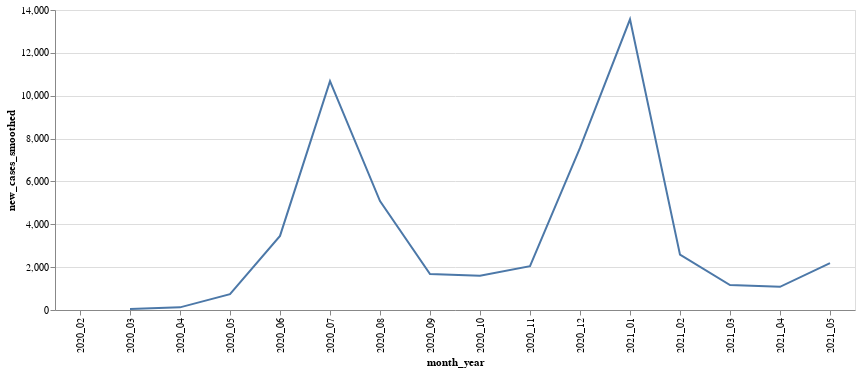

Notebook source saved alongside this figure:
### Code cell
alt.Chart(sa_covid19_data.groupby('month_year', sort=False).mean().reset_index(), width=800).mark_line().encode(x=alt.X('month_year'), y=alt.Y('new_cases_smoothed'))

### Figure 1 — Vega-Lite specification as saved in the notebook (floating-point values rounded to 4 significant figures)
{"config": {"view": {"continuousWidth": 400, "continuousHeight": 300}}, "data": {"name": "data-0844970b9e15e1670fa200f2c2a90cac"}, "mark": "line", "encoding": {"x": {"type": "nominal", "field": "month_year"}, "y": {"type": "quantitative", "field": "new_cases_smoothed"}}, "width": 800, "$schema": "https://vega.github.io/schema/vega-lite/v4.8.1.json", "datasets": {"data-0844970b9e15e1670fa200f2c2a90cac": [{"month_year": "2020_02", "total_cases": null, "new_cases": null, "new_cases_smoothed": null, "total_deaths": null, "new_deaths": null, "new_deaths_smoothed": null, "total_cases_per_million": null, "new_cases_per_million": null, "new_cases_smoothed_per_million": null, "total_deaths_per_million": null, "new_deaths_per_million": null, "new_deaths_smoothed_per_million": null, "reproduction_rate": null, "icu_patients": null, "icu_patients_per_million": null, "hosp_patients": null, "hosp_patients_per_million": null, "weekly_icu_admissions": null, "weekly_icu_admissions_per_million": null, "weekly_hosp_admissions": null, "weekly_hosp_admissions_per_million": null, "new_tests": 7.5, "total_tests": 84.88, "total_tests_per_thousand": 0.0015, "new_tests_per_thousand": 0.0, "new_tests_smoothed": 4.312, "new_tests_smoothed_per_thousand": 0.0, "positive_rate": null, "tests_per_case": null, "total_vaccinations": null, "people_vaccinated": null, "people_fully_vaccinated": null, "new_vaccinations": null, "new_vaccinations_smoothed": null, "total_vaccinations_per_hundred": null, "people_vaccinated_per_hundred": null, "people_fully_vaccinated_per_hundred": null, "new_vaccinations_smoothed_per_million": null, "stringency_index": 2.78, "population": 59310000.0, "population_density": 46.75, "median_age": 27.3, "aged_65_older": 5.344, "aged_70_older": 3.053, "gdp_per_capita": 12290.0, "extreme_poverty": 18.9, "cardiovasc_death_rate": 200.4, "diabetes_prevalence": 5.52, "female_smokers": 8.1, "male_smokers": 33.2, "handwashing_facilities": 43.99, "hospital_beds_per_thousand": 2.32, "life_expectancy": 64.13, "human_development_index": 0.709}, {"month_year": "2020_03", "total_cases": 376.8, "new_cases": 50.11, "new_cases_smoothed": 51.58, "total_deaths": 2.4, "new_deaths": 1.0, "new_deaths_smoothed": 0.07795, "total_cases_per_million": 6.353, "new_cases_per_million": 0.8449, "new_cases_smoothed_per_million": 0.8697, "total_deaths_per_million": 0.0406, "new_deaths_per_million": 0.017, "new_deaths_smoothed_per_million": 0.001273, "reproduction_rate": 2.009, "icu_patients": null, "icu_patients_per_million": null, "hosp_patients": null, "hosp_patients_per_million": null, "weekly_icu_admissions": null, "weekly_icu_admissions_per_million": null, "weekly_hosp_admissions": null, "weekly_hosp_admissions_per_million": null, "new_tests": 1776.0, "total_tests": 11100.0, "total_tests_per_thousand": 0.1872, "new_tests_per_thousand": 0.03005, "new_tests_smoothed": 982.2, "new_tests_smoothed_per_thousand": 0.01658, "positive_rate": 0.03473, "tests_per_case": 30.49, "total_vaccinations": null, "people_vaccinated": null, "people_fully_vaccinated": null, "new_vaccinations": null, "new_vaccinations_smoothed": null, "total_vaccinations_per_hundred": null, "people_vaccinated_per_hundred": null, "people_fully_vaccinated_per_hundred": null, "new_vaccinations_smoothed_per_million": null, "stringency_index": 39.34, "population": 59310000.0, "population_density": 46.75, "median_age": 27.3, "aged_65_older": 5.344, "aged_70_older": 3.053, "gdp_per_capita": 12290.0, "extreme_poverty": 18.9, "cardiovasc_death_rate": 200.4, "diabetes_prevalence": 5.52, "female_smokers": 8.1, "male_smokers": 33.2, "handwashing_facilities": 43.99, "hospital_beds_per_thousand": 2.32, "life_expectancy": 64.13, "human_development_index": 0.709}, {"month_year": "2020_04", "total_cases": 2935.0, "new_cases": 143.1, "new_cases_smoothed": 123.6, "total_deaths": 45.43, "new_deaths": 3.267, "new_deaths_smoothed": 2.995, "total_cases_per_million": 49.48, "new_cases_per_million": 2.413, "new_cases_smoothed_per_million": 2.084, "total_deaths_per_million": 0.766, "new_deaths_per_million": 0.05513, "new_deaths_smoothed_per_million": 0.05053, "reproduction_rate": 1.267, "icu_patients": null, "icu_patients_per_million": null, "hosp_patients": null, "hosp_patients_per_million": null, "weekly_icu_admissions": null, "weekly_icu_admissions_per_million": null, "weekly_hosp_admissions": null, "weekly_hosp_admissions_per_million": null, "new_tests": 5742.0, "total_tests": 107900.0, "total_tests_per_thousand": 1.819, "new_tests_per_thousand": 0.09682, "new_tests_smoothed": 4936.0, "new_tests_smoothed_per_thousand": 0.0832, "positive_rate": 0.02413, "tests_per_case": 42.59, "total_vaccinations": null, "people_vaccinated": null, "people_fully_vaccinated": null, "new_vaccinations": null, "new_vaccinations_smoothed": null, "total_vaccinations_per_hundred": null, "people_vaccinated_per_hundred": null, "people_fully_vaccinated_per_hundred": null, "new_vaccinations_smoothed_per_million": null, "stringency_index": 87.96, "population": 59310000.0, "population_density": 46.75, "median_age": 27.3, "aged_65_older": 5.344, "aged_70_older": 3.053, "gdp_per_capita": 12290.0, "extreme_poverty": 18.9, "cardiovasc_death_rate": 200.4, "diabetes_prevalence": 5.52, "female_smokers": 8.1, "male_smokers": 33.2, "handwashing_facilities": 43.99, "hospital_beds_per_thousand": 2.32, "life_expectancy": 64.13, "human_development_index": 0.709}, {"month_year": "2020_05", "total_cases": 16040.0, "new_cases": 872.1, "new_cases_smoothed": 738.2, "total_deaths": 315.5, "new_deaths": 18.71, "new_deaths_smoothed": 15.81, "total_cases_per_million": 270.5, "new_cases_per_million": 14.7, "new_cases_smoothed_per_million": 12.45, "total_deaths_per_million": 5.319, "new_deaths_per_million": 0.3155, "new_deaths_smoothed_per_million": 0.2665, "reproduction_rate": 1.414, "icu_patients": null, "icu_patients_per_million": null, "hosp_patients": null, "hosp_patients_per_million": null, "weekly_icu_admissions": null, "weekly_icu_admissions_per_million": null, "weekly_hosp_admissions": null, "weekly_hosp_admissions_per_million": null, "new_tests": 16700.0, "total_tests": 448000.0, "total_tests_per_thousand": 7.554, "new_tests_per_thousand": 0.2815, "new_tests_smoothed": 15440.0, "new_tests_smoothed_per_thousand": 0.2603, "positive_rate": 0.04539, "tests_per_case": 24.08, "total_vaccinations": null, "people_vaccinated": null, "people_fully_vaccinated": null, "new_vaccinations": null, "new_vaccinations_smoothed": null, "total_vaccinations_per_hundred": null, "people_vaccinated_per_hundred": null, "people_fully_vaccinated_per_hundred": null, "new_vaccinations_smoothed_per_million": null, "stringency_index": 84.26, "population": 59310000.0, "population_density": 46.75, "median_age": 27.3, "aged_65_older": 5.344, "aged_70_older": 3.053, "gdp_per_capita": 12290.0, "extreme_poverty": 18.9, "cardiovasc_death_rate": 200.4, "diabetes_prevalence": 5.52, "female_smokers": 8.1, "male_smokers": 33.2, "handwashing_facilities": 43.99, "hospital_beds_per_thousand": 2.32, "life_expectancy": 64.13, "human_development_index": 0.709}, {"month_year": "2020_06", "total_cases": 80720.0, "new_cases": 3951.0, "new_cases_smoothed": 3457.0, "total_deaths": 1606.0, "new_deaths": 65.8, "new_deaths_smoothed": 61.05, "total_cases_per_million": 1361.0, "new_cases_per_million": 66.62, "new_cases_smoothed_per_million": 58.3, "total_deaths_per_million": 27.08, "new_deaths_per_million": 1.11, "new_deaths_smoothed_per_million": 1.029, "reproduction_rate": 1.36, "icu_patients": null, "icu_patients_per_million": null, "hosp_patients": null, "hosp_patients_per_million": null, "weekly_icu_admissions": null, "weekly_icu_admissions_per_million": null, "weekly_hosp_admissions": null, "weekly_hosp_admissions_per_million": null, "new_tests": 30160.0, "total_tests": 1168000.0, "total_tests_per_thousand": 19.7, "new_tests_per_thousand": 0.5086, "new_tests_smoothed": 29010.0, "new_tests_smoothed_per_thousand": 0.4892, "positive_rate": 0.1158, "tests_per_case": 9.403, "total_vaccinations": null, "people_vaccinated": null, "people_fully_vaccinated": null, "new_vaccinations": null, "new_vaccinations_smoothed": null, "total_vaccinations_per_hundred": null, "people_vaccinated_per_hundred": null, "people_fully_vaccinated_per_hundred": null, "new_vaccinations_smoothed_per_million": null, "stringency_index": 77.72, "population": 59310000.0, "population_density": 46.75, "median_age": 27.3, "aged_65_older": 5.344, "aged_70_older": 3.053, "gdp_per_capita": 12290.0, "extreme_poverty": 18.9, "cardiovasc_death_rate": 200.4, "diabetes_prevalence": 5.52, "female_smokers": 8.1, "male_smokers": 33.2, "handwashing_facilities": 43.99, "hospital_beds_per_thousand": 2.32, "life_expectancy": 64.13, "human_development_index": 0.709}, {"month_year": "2020_07", "total_cases": 324400.0, "new_cases": 11030.0, "new_cases_smoothed": 10680.0, "total_deaths": 4943.0, "new_deaths": 172.5, "new_deaths_smoothed": 157.5, "total_cases_per_million": 5471.0, "new_cases_per_million": 186.0, "new_cases_smoothed_per_million": 180.1, "total_deaths_per_million": 83.34, "new_deaths_per_million": 2.909, "new_deaths_smoothed_per_million": 2.655, "reproduction_rate": 1.14, "icu_patients": null, "icu_patients_per_million": null, "hosp_patients": null, "hosp_patients_per_million": null, "weekly_icu_admissions": null, "weekly_icu_admissions_per_million": null, "weekly_hosp_admissions": null, "weekly_hosp_admissions_per_million": null, "new_tests": 42890.0, "total_tests": 2320000.0, "total_tests_per_thousand": 39.11, "new_tests_per_thousand": 0.7231, "new_tests_smoothed": 42370.0, "new_tests_smoothed_per_thousand": 0.7144, "positive_rate": 0.2507, "tests_per_case": 4.035, "total_vaccinations": null, "people_vaccinated": null, "people_fully_vaccinated": null, "new_vaccinations": null, "new_vaccinations_smoothed": null, "total_vaccinations_per_hundred": null, "people_vaccinated_per_hundred": null, "people_fully_vaccinated_per_hundred": null, "new_vaccinations_smoothed_per_million": null, "stringency_index": 79.48, "population": 59310000.0, "population_density": 46.75, "median_age": 27.3, "aged_65_older": 5.344, "aged_70_older": 3.053, "gdp_per_capita": 12290.0, "extreme_poverty": 18.9, "cardiovasc_death_rate": 200.4, "diabetes_prevalence": 5.52, "female_smokers": 8.1, "male_smokers": 33.2, "handwashing_facilities": 43.99, "hospital_beds_per_thousand": 2.32, "life_expectancy": 64.13, "human_development_index": 0.709}, {"month_year": "2020_08", "total_cases": 579100.0, "new_cases": 4318.0, "new_cases_smoothed": 5085.0, "total_deaths": 11610.0, "new_deaths": 198.2, "new_deaths_smoothed": 208.6, "total_cases_per_million": 9764.0, "new_cases_per_million": 72.81, "new_cases_smoothed_per_million": 85.73, "total_deaths_per_million": 195.7, "new_deaths_per_million": 3.342, "new_deaths_smoothed_per_million": 3.518, "reproduction_rate": 0.7065, "icu_patients": null, "icu_patients_per_million": null, "hosp_patients": null, "hosp_patients_per_million": null, "weekly_icu_admissions": null, "weekly_icu_admissions_per_million": null, "weekly_hosp_admissions": null, "weekly_hosp_admissions_per_million": null, "new_tests": 23680.0, "total_tests": 3380000.0, "total_tests_per_thousand": 56.98, "new_tests_per_thousand": 0.3993, "new_tests_smoothed": 25630.0, "new_tests_smoothed_per_thousand": 0.4321, "positive_rate": 0.188, "tests_per_case": 5.639, "total_vaccinations": null, "people_vaccinated": null, "people_fully_vaccinated": null, "new_vaccinations": null, "new_vaccinations_smoothed": null, "total_vaccinations_per_hundred": null, "people_vaccinated_per_hundred": null, "people_fully_vaccinated_per_hundred": null, "new_vaccinations_smoothed_per_million": null, "stringency_index": 71.48, "population": 59310000.0, "population_density": 46.75, "median_age": 27.3, "aged_65_older": 5.344, "aged_70_older": 3.053, "gdp_per_capita": 12290.0, "extreme_poverty": 18.9, "cardiovasc_death_rate": 200.4, "diabetes_prevalence": 5.52, "female_smokers": 8.1, "male_smokers": 33.2, "handwashing_facilities": 43.99, "hospital_beds_per_thousand": 2.32, "life_expectancy": 64.13, "human_development_index": 0.709}, {"month_year": "2020_09", "total_cases": 652900.0, "new_cases": 1577.0, "new_cases_smoothed": 1679.0, "total_deaths": 15610.0, "new_deaths": 86.17, "new_deaths_smoothed": 90.56, "total_cases_per_million": 11010.0, "new_cases_per_million": 26.58, "new_cases_smoothed_per_million": 28.31, "total_deaths_per_million": 263.2, "new_deaths_per_million": 1.453, "new_deaths_smoothed_per_million": 1.527, "reproduction_rate": 0.8627, "icu_patients": null, "icu_patients_per_million": null, "hosp_patients": null, "hosp_patients_per_million": null, "weekly_icu_admissions": null, "weekly_icu_admissions_per_million": null, "weekly_hosp_admissions": null, "weekly_hosp_admissions_per_million": null, "new_tests": 16470.0, "total_tests": 3955000.0, "total_tests_per_thousand": 66.68, "new_tests_per_thousand": 0.2778, "new_tests_smoothed": 16890.0, "new_tests_smoothed_per_thousand": 0.2847, "positive_rate": 0.09913, "tests_per_case": 10.15, "total_vaccinations": null, "people_vaccinated": null, "people_fully_vaccinated": null, "new_vaccinations": null, "new_vaccinations_smoothed": null, "total_vaccinations_per_hundred": null, "people_vaccinated_per_hundred": null, "people_fully_vaccinated_per_hundred": null, "new_vaccinations_smoothed_per_million": null, "stringency_index": 61.24, "population": 59310000.0, "population_density": 46.75, "median_age": 27.3, "aged_65_older": 5.344, "aged_70_older": 3.053, "gdp_per_capita": 12290.0, "extreme_poverty": 18.9, "cardiovasc_death_rate": 200.4, "diabetes_prevalence": 5.52, "female_smokers": 8.1, "male_smokers": 33.2, "handwashing_facilities": 43.99, "hospital_beds_per_thousand": 2.32, "life_expectancy": 64.13, "human_development_index": 0.709}, {"month_year": "2020_10", "total_cases": 700400.0, "new_cases": 1649.0, "new_cases_smoothed": 1598.0, "total_deaths": 18180.0, "new_deaths": 82.0, "new_deaths_smoothed": 85.04, "total_cases_per_million": 11810.0, "new_cases_per_million": 27.8, "new_cases_smoothed_per_million": 26.94, "total_deaths_per_million": 306.5, "new_deaths_per_million": 1.383, "new_deaths_smoothed_per_million": 1.434, "reproduction_rate": 1.026, "icu_patients": null, "icu_patients_per_million": null, "hosp_patients": null, "hosp_patients_per_million": null, "weekly_icu_admissions": null, "weekly_icu_admissions_per_million": null, "weekly_hosp_admissions": null, "weekly_hosp_admissions_per_million": null, "new_tests": 20490.0, "total_tests": 4508000.0, "total_tests_per_thousand": 76.0, "new_tests_per_thousand": 0.3454, "new_tests_smoothed": 19780.0, "new_tests_smoothed_per_thousand": 0.3335, "positive_rate": 0.08084, "tests_per_case": 12.37, "total_vaccinations": null, "people_vaccinated": null, "people_fully_vaccinated": null, "new_vaccinations": null, "new_vaccinations_smoothed": null, "total_vaccinations_per_hundred": null, "people_vaccinated_per_hundred": null, "people_fully_vaccinated_per_hundred": null, "new_vaccinations_smoothed_per_million": null, "stringency_index": 44.29, "population": 59310000.0, "population_density": 46.75, "median_age": 27.3, "aged_65_older": 5.344, "aged_70_older": 3.053, "gdp_per_capita": 12290.0, "extreme_poverty": 18.9, "cardiovasc_death_rate": 200.4, "diabetes_prevalence": 5.52, "female_smokers": 8.1, "male_smokers": 33.2, "handwashing_facilities": 43.99, "hospital_beds_per_thousand": 2.32, "life_expectancy": 64.13, "human_development_index": 0.709}, {"month_year": "2020_11", "total_cases": 754200.0, "new_cases": 2152.0, "new_cases_smoothed": 2048.0, "total_deaths": 20410.0, "new_deaths": 75.3, "new_deaths_smoothed": 74.25, "total_cases_per_million": 12720.0, "new_cases_per_million": 36.28, "new_cases_smoothed_per_million": 34.53, "total_deaths_per_million": 344.2, "new_deaths_per_million": 1.27, "new_deaths_smoothed_per_million": 1.252, "reproduction_rate": 1.131, "icu_patients": null, "icu_patients_per_million": null, "hosp_patients": null, "hosp_patients_per_million": null, "weekly_icu_admissions": null, "weekly_icu_admissions_per_million": null, "weekly_hosp_admissions": null, "weekly_hosp_admissions_per_million": null, "new_tests": 21540.0, "total_tests": 5099000.0, "total_tests_per_thousand": 85.97, "new_tests_per_thousand": 0.3632, "new_tests_smoothed": 21310.0, "new_tests_smoothed_per_thousand": 0.3594, "positive_rate": 0.0956, "tests_per_case": 10.86, "total_vaccinations": null, "people_vaccinated": null, "people_fully_vaccinated": null, "new_vaccinations": null, "new_vaccinations_smoothed": null, "total_vaccinations_per_hundred": null, "people_vaccinated_per_hundred": null, "people_fully_vaccinated_per_hundred": null, "new_vaccinations_smoothed_per_million": null, "stringency_index": 39.72, "population": 59310000.0, "population_density": 46.75, "median_age": 27.3, "aged_65_older": 5.344, "aged_70_older": 3.053, "gdp_per_capita": 12290.0, "extreme_poverty": 18.9, "cardiovasc_death_rate": 200.4, "diabetes_prevalence": 5.52, "female_smokers": 8.1, "male_smokers": 33.2, "handwashing_facilities": 43.99, "hospital_beds_per_thousand": 2.32, "life_expectancy": 64.13, "human_development_index": 0.709}, {"month_year": "2020_12", "total_cases": 898200.0, "new_cases": 8618.0, "new_cases_smoothed": 7563.0, "total_deaths": 24250.0, "new_deaths": 223.7, "new_deaths_smoothed": 190.2, "total_cases_per_million": 15140.0, "new_cases_per_million": 145.3, "new_cases_smoothed_per_million": 127.5, "total_deaths_per_million": 408.8, "new_deaths_per_million": 3.771, "new_deaths_smoothed_per_million": 3.207, "reproduction_rate": 1.342, "icu_patients": null, "icu_patients_per_million": null, "hosp_patients": null, "hosp_patients_per_million": null, "weekly_icu_admissions": null, "weekly_icu_admissions_per_million": null, "weekly_hosp_admissions": null, "weekly_hosp_admissions_per_million": null, "new_tests": 39590.0, "total_tests": 6026000.0, "total_tests_per_thousand": 101.6, "new_tests_per_thousand": 0.6675, "new_tests_smoothed": 35060.0, "new_tests_smoothed_per_thousand": 0.5911, "positive_rate": 0.2078, "tests_per_case": 5.029, "total_vaccinations": null, "people_vaccinated": null, "people_fully_vaccinated": null, "new_vaccinations": null, "new_vaccinations_smoothed": null, "total_vaccinations_per_hundred": null, "people_vaccinated_per_hundred": null, "people_fully_vaccinated_per_hundred": null, "new_vaccinations_smoothed_per_million": null, "stringency_index": 46.95, "population": 59310000.0, "population_density": 46.75, "median_age": 27.3, "aged_65_older": 5.344, "aged_70_older": 3.053, "gdp_per_capita": 12290.0, "extreme_poverty": 18.9, "cardiovasc_death_rate": 200.4, "diabetes_prevalence": 5.52, "female_smokers": 8.1, "male_smokers": 33.2, "handwashing_facilities": 43.99, "hospital_beds_per_thousand": 2.32, "life_expectancy": 64.13, "human_development_index": 0.709}, {"month_year": "2021_01", "total_cases": 1298000.0, "new_cases": 12790.0, "new_cases_smoothed": 13570.0, "total_deaths": 36610.0, "new_deaths": 506.3, "new_deaths_smoothed": 505.3, "total_cases_per_million": 21890.0, "new_cases_per_million": 215.7, "new_cases_smoothed_per_million": 228.8, "total_deaths_per_million": 617.3, "new_deaths_per_million": 8.537, "new_deaths_smoothed_per_million": 8.519, "reproduction_rate": 0.9148, "icu_patients": null, "icu_patients_per_million": null, "hosp_patients": null, "hosp_patients_per_million": null, "weekly_icu_admissions": null, "weekly_icu_admissions_per_million": null, "weekly_hosp_admissions": null, "weekly_hosp_admissions_per_million": null, "new_tests": 53870.0, "total_tests": 7508000.0, "total_tests_per_thousand": 126.6, "new_tests_per_thousand": 0.9083, "new_tests_smoothed": 53910.0, "new_tests_smoothed_per_thousand": 0.909, "positive_rate": 0.2507, "tests_per_case": 4.252, "total_vaccinations": null, "people_vaccinated": null, "people_fully_vaccinated": null, "new_vaccinations": null, "new_vaccinations_smoothed": null, "total_vaccinations_per_hundred": null, "people_vaccinated_per_hundred": null, "people_fully_vaccinated_per_hundred": null, "new_vaccinations_smoothed_per_million": null, "stringency_index": 66.37, "population": 59310000.0, "population_density": 46.75, "median_age": 27.3, "aged_65_older": 5.344, "aged_70_older": 3.053, "gdp_per_capita": 12290.0, "extreme_poverty": 18.9, "cardiovasc_death_rate": 200.4, "diabetes_prevalence": 5.52, "female_smokers": 8.1, "male_smokers": 33.2, "handwashing_facilities": 43.99, "hospital_beds_per_thousand": 2.32, "life_expectancy": 64.13, "human_development_index": 0.709}, {"month_year": "2021_02", "total_cases": 1490000.0, "new_cases": 2130.0, "new_cases_smoothed": 2585.0, "total_deaths": 47780.0, "new_deaths": 208.2, "new_deaths_smoothed": 240.6, "total_cases_per_million": 25120.0, "new_cases_per_million": 35.91, "new_cases_smoothed_per_million": 43.58, "total_deaths_per_million": 805.6, "new_deaths_per_million": 3.51, "new_deaths_smoothed_per_million": 4.056, "reproduction_rate": 0.6246, "icu_patients": null, "icu_patients_per_million": null, "hosp_patients": null, "hosp_patients_per_million": null, "weekly_icu_admissions": null, "weekly_icu_admissions_per_million": null, "weekly_hosp_admissions": null, "weekly_hosp_admissions_per_million": null, "new_tests": 28510.0, "total_tests": 8701000.0, "total_tests_per_thousand": 146.7, "new_tests_per_thousand": 0.4807, "new_tests_smoothed": 30090.0, "new_tests_smoothed_per_thousand": 0.5074, "positive_rate": 0.08321, "tests_per_case": 13.14, "total_vaccinations": 32160.0, "people_vaccinated": 32160.0, "people_fully_vaccinated": 35080.0, "new_vaccinations": 6827.0, "new_vaccinations_smoothed": 4646.0, "total_vaccinations_per_hundred": 0.05417, "people_vaccinated_per_hundred": 0.05417, "people_fully_vaccinated_per_hundred": 0.05909, "new_vaccinations_smoothed_per_million": 78.42, "stringency_index": 57.04, "population": 59310000.0, "population_density": 46.75, "median_age": 27.3, "aged_65_older": 5.344, "aged_70_older": 3.053, "gdp_per_capita": 12290.0, "extreme_poverty": 18.9, "cardiovasc_death_rate": 200.4, "diabetes_prevalence": 5.52, "female_smokers": 8.1, "male_smokers": 33.2, "handwashing_facilities": 43.99, "hospital_beds_per_thousand": 2.32, "life_expectancy": 64.13, "human_development_index": 0.709}, {"month_year": "2021_03", "total_cases": 1531000.0, "new_cases": 1121.0, "new_cases_smoothed": 1163.0, "total_deaths": 51580.0, "new_deaths": 92.03, "new_deaths_smoothed": 98.25, "total_cases_per_million": 25820.0, "new_cases_per_million": 18.91, "new_cases_smoothed_per_million": 19.6, "total_deaths_per_million": 869.6, "new_deaths_per_million": 1.552, "new_deaths_smoothed_per_million": 1.657, "reproduction_rate": 0.9171, "icu_patients": null, "icu_patients_per_million": null, "hosp_patients": null, "hosp_patients_per_million": null, "weekly_icu_admissions": null, "weekly_icu_admissions_per_million": null, "weekly_hosp_admissions": null, "weekly_hosp_admissions_per_million": null, "new_tests": 25870.0, "total_tests": 9492000.0, "total_tests_per_thousand": 160.0, "new_tests_per_thousand": 0.4362, "new_tests_smoothed": 25970.0, "new_tests_smoothed_per_thousand": 0.4379, "positive_rate": 0.04477, "tests_per_case": 22.37, "total_vaccinations": 156500.0, "people_vaccinated": 156500.0, "people_fully_vaccinated": 156500.0, "new_vaccinations": 7470.0, "new_vaccinations_smoothed": 6094.0, "total_vaccinations_per_hundred": 0.2635, "people_vaccinated_per_hundred": 0.2635, "people_fully_vaccinated_per_hundred": 0.2635, "new_vaccinations_smoothed_per_million": 102.7, "stringency_index": 48.15, "population": 59310000.0, "population_density": 46.75, "median_age": 27.3, "aged_65_older": 5.344, "aged_70_older": 3.053, "gdp_per_capita": 12290.0, "extreme_poverty": 18.9, "cardiovasc_death_rate": 200.4, "diabetes_prevalence": 5.52, "female_smokers": 8.1, "male_smokers": 33.2, "handwashing_facilities": 43.99, "hospital_beds_per_thousand": 2.32, "life_expectancy": 64.13, "human_development_index": 0.709}, {"month_year": "2021_04", "total_cases": 1564000.0, "new_cases": 1102.0, "new_cases_smoothed": 1082.0, "total_deaths": 53610.0, "new_deaths": 50.13, "new_deaths_smoothed": 51.76, "total_cases_per_million": 26370.0, "new_cases_per_million": 18.58, "new_cases_smoothed_per_million": 18.24, "total_deaths_per_million": 903.8, "new_deaths_per_million": 0.8453, "new_deaths_smoothed_per_million": 0.8727, "reproduction_rate": 1.033, "icu_patients": null, "icu_patients_per_million": null, "hosp_patients": null, "hosp_patients_per_million": null, "weekly_icu_admissions": null, "weekly_icu_admissions_per_million": null, "weekly_hosp_admissions": null, "weekly_hosp_admissions_per_million": null, "new_tests": 25850.0, "total_tests": 10270000.0, "total_tests_per_thousand": 173.1, "new_tests_per_thousand": 0.4359, "new_tests_smoothed": 25810.0, "new_tests_smoothed_per_thousand": 0.4352, "positive_rate": 0.04183, "tests_per_case": 24.05, "total_vaccinations": 289700.0, "people_vaccinated": 289700.0, "people_fully_vaccinated": 289700.0, "new_vaccinations": 5441.0, "new_vaccinations_smoothed": 2089.0, "total_vaccinations_per_hundred": 0.4891, "people_vaccinated_per_hundred": 0.4891, "people_fully_vaccinated_per_hundred": 0.4891, "new_vaccinations_smoothed_per_million": 35.1, "stringency_index": 48.24, "population": 59310000.0, "population_density": 46.75, "median_age": 27.3, "aged_65_older": 5.344, "aged_70_older": 3.053, "gdp_per_capita": 12290.0, "extreme_poverty": 18.9, "cardiovasc_death_rate": 200.4, "diabetes_prevalence": 5.52, "female_smokers": 8.1, "male_smokers": 33.2, "handwashing_facilities": 43.99, "hospital_beds_per_thousand": 2.32, "life_expectancy": 64.13, "human_development_index": 0.709}, {"month_year": "2021_05", "total_cases": 1610000.0, "new_cases": 2383.0, "new_cases_smoothed": 2185.0, "total_deaths": 55150.0, "new_deaths": 63.96, "new_deaths_smoothed": 61.03, "total_cases_per_million": 27150.0, "new_cases_per_million": 40.18, "new_cases_smoothed_per_million": 36.84, "total_deaths_per_million": 929.9, "new_deaths_per_million": 1.078, "new_deaths_smoothed_per_million": 1.029, "reproduction_rate": 1.189, "icu_patients": null, "icu_patients_per_million": null, "hosp_patients": null, "hosp_patients_per_million": null, "weekly_icu_admissions": null, "weekly_icu_admissions_per_million": null, "weekly_hosp_admissions": null, "weekly_hosp_admissions_per_million": null, "new_tests": 30060.0, "total_tests": 11020000.0, "total_tests_per_thousand": 185.9, "new_tests_per_thousand": 0.5067, "new_tests_smoothed": 29590.0, "new_tests_smoothed_per_thousand": 0.4988, "positive_rate": 0.071, "tests_per_case": 14.67, "total_vaccinations": 486600.0, "people_vaccinated": 406300.0, "people_fully_vaccinated": 391500.0, "new_vaccinations": 17920.0, "new_vaccinations_smoothed": 13310.0, "total_vaccinations_per_hundred": 0.821, "people_vaccinated_per_hundred": 0.6855, "people_fully_vaccinated_per_hundred": 0.6609, "new_vaccinations_smoothed_per_million": 224.4, "stringency_index": 43.04, "population": 59310000.0, "population_density": 46.75, "median_age": 27.3, "aged_65_older": 5.344, "aged_70_older": 3.053, "gdp_per_capita": 12290.0, "extreme_poverty": 18.9, "cardiovasc_death_rate": 200.4, "diabetes_prevalence": 5.52, "female_smokers": 8.1, "male_smokers": 33.2, "handwashing_facilities": 43.99, "hospital_beds_per_thousand": 2.32, "life_expectancy": 64.13, "human_development_index": 0.709}]}}
